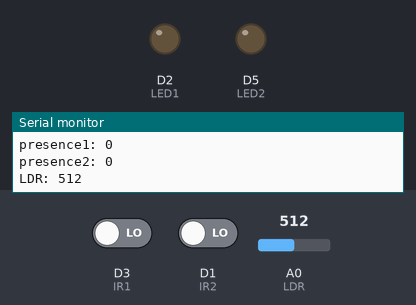
A sketch run on a simulated ESP8266 (NodeMCU). Shown: output pins drawn as LEDs (lit = HIGH), the last lines printed to the serial monitor. Inputs (shaded band) come from the test bench; at power-on: A0 (LDR) = 512, D3 (IR1) LOW, D1 (IR2) LOW. WiFi joins after 1.5 s; servers stay silent unless stated; the local clock reads 2024-03-15 10:24:30 at power-on unless the sketch sets it; no MQTT or app messages arrive unless stated.

Above: at 6.2 s.
6.3 s: A0 (LDR) set to 96
9.2 s: A0 (LDR) set to 84
At 11.7 s:
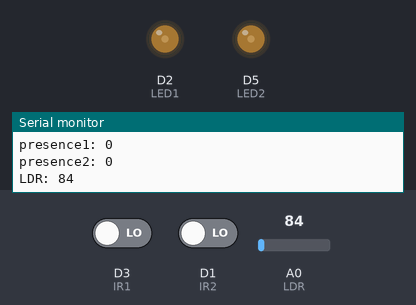
12.5 s: D3 (IR1) driven HIGH
At 15.2 s:
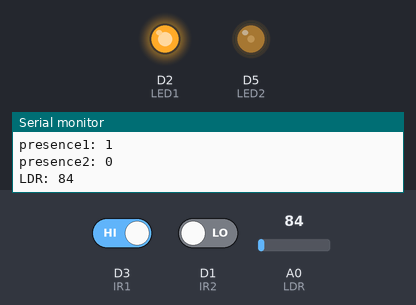
15.5 s: D1 (IR2) driven HIGH
At 17.6 s:
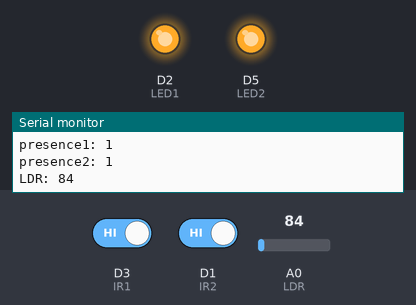
Timing chart, 0 to 24.5 s (numbered marks = the images above; inputs shaded):
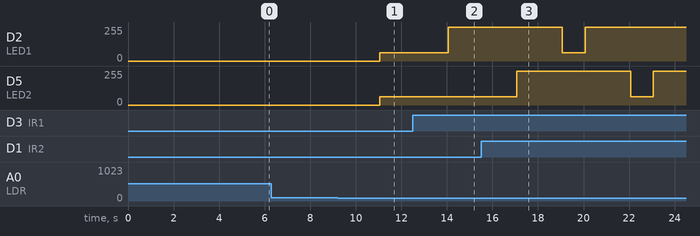

The sketch:

SmartLight.ino
```cpp
#include <ESP8266WiFi.h>
#include <WiFiClientSecure.h>
#include <PubSubClient.h>
#include <ArduinoJson.h>
#include <time.h>
#include "secrets.h"

#define TIME_ZONE -3

#define LDR A0
#define LED1 D2
#define LED2 D5
#define IR1 D3
#define IR2 D1

unsigned long lastMillis = 0;
unsigned long previousMillis = 0;
const long period = 5000;
bool light = false;
bool light2 = false;
bool presence1 = false;
bool presence2 = false;
unsigned long time_turned_on = 0;
unsigned long time_turned_on2 = 0;
int LDRValue = 0;

#define AWS_IOT_PUBLISH_TOPIC   "esp8266/pub"
#define AWS_IOT_SUBSCRIBE_TOPIC "esp8266/sub"

WiFiClientSecure net;

BearSSL::X509List cert(cacert);
BearSSL::X509List client_crt(client_cert);
BearSSL::PrivateKey key(privkey);

PubSubClient client(net);

time_t now;
time_t nowish = 1510592825;


void NTPConnect(void)
{
  Serial.print("Setting time using SNTP");
  configTime(TIME_ZONE * 3600, 0 * 3600, "pool.ntp.org", "time.nist.gov");
  now = time(nullptr);
  while (now < nowish)
  {
    delay(500);
    Serial.print(".");
    now = time(nullptr);
  }
  Serial.println("done!");
  struct tm timeinfo;
  gmtime_r(&now, &timeinfo);
  Serial.print("Current time: ");
  Serial.print(asctime(&timeinfo));
}


void messageReceived(char *topic, byte *payload, unsigned int length)
{
  Serial.print("Received [");
  Serial.print(topic);
  Serial.print("]: ");
  for (int i = 0; i < length; i++)
  {
    Serial.print((char)payload[i]);
  }
  Serial.println();
}


void connectAWS()
{
  delay(3000);
  WiFi.mode(WIFI_STA);
  WiFi.begin(WIFI_SSID, WIFI_PASSWORD);

  Serial.println(String("Attempting to connect to SSID: ") + String(WIFI_SSID));

  while (WiFi.status() != WL_CONNECTED)
  {
    Serial.print(".");
    delay(1000);
  }

  NTPConnect();

  net.setTrustAnchors(&cert);
  net.setClientRSACert(&client_crt, &key);

  client.setServer(MQTT_HOST, 8883);
  client.setCallback(messageReceived);


  Serial.println("Connecting to AWS IOT");

  while (!client.connect(THINGNAME))
  {
    Serial.print(".");
    delay(1000);
  }

  if (!client.connected()) {
    Serial.println("AWS IoT Timeout!");
    return;
  }
  // Subscribe to a topic
  client.subscribe(AWS_IOT_SUBSCRIBE_TOPIC);

  Serial.println("AWS IoT Connected!");
}


void publishMessage()
{
  StaticJsonDocument<200> doc;
  doc["time"] = millis();
  doc["LDRValue"] = LDRValue;
  doc["light"] = light;
  doc["light2"] = light2;
  doc["presence1"] = presence1;
  doc["presence2"] = presence2;
  char jsonBuffer[512];
  serializeJson(doc, jsonBuffer); // print to client

  client.publish(AWS_IOT_PUBLISH_TOPIC, jsonBuffer);
}


void setup()
{
  Serial.begin(115200);

  connectAWS();

  pinMode(LED1, OUTPUT);
  pinMode(LED2, OUTPUT);
  pinMode(IR1, INPUT);
  pinMode(IR2, INPUT);
  pinMode(LDR, INPUT);
}


void loop()
{
  LDRValue = analogRead(LDR);
  presence1 = digitalRead(IR1);
  presence2 = digitalRead(IR2);

  Serial.print("presence1: ");
  Serial.println(presence1);

  Serial.print("presence2: ");
  Serial.println(presence2);

  Serial.print("LDR: ");
  Serial.println(LDRValue);

  delay(1000);

  if (LDRValue > 90) {
      analogWrite(LED1, 0);
      analogWrite(LED2, 0);
      light = false;
      light2 = false;
  } else {
    if (presence1 == HIGH && light == false) {
      light = true;
      time_turned_on = millis();
      analogWrite(LED1, 255);
    } else if (light == false) {
      analogWrite(LED1, 63);
    }

    if (light == true && millis() - time_turned_on > period) {
      light = false;
      analogWrite(LED1, 63);
    }

    if (presence2 == HIGH && light2 == false) {
      light2 = true;
      time_turned_on2 = millis();
      analogWrite(LED2, 255);
    } else if (light2 == false) {
      analogWrite(LED2, 63);
    }

    if (light2 == true && millis() - time_turned_on2 > period) {
      light2 = false;
      analogWrite(LED2, 63);
    }
  }

  now = time(nullptr);

  if (!client.connected())
  {
    connectAWS();
  }
  else
  {
    client.loop();
    if (millis() - lastMillis > 5000)
    {
      lastMillis = millis();
      publishMessage();
    }
  }
}
```

Secrets.template.h
```cpp
#include <pgmspace.h>

#define SECRET

const char WIFI_SSID[] = "URIEL_2G";
const char WIFI_PASSWORD[] = "adalto123";

#define THINGNAME "smart_lighting"

int8_t TIME_ZONE = -3;

const char MQTT_HOST[] = "a1h1t59vb37zb0-ats.iot.us-east-1.amazonaws.com";

static const char cacert[] PROGMEM = R"EOF(
-----BEGIN CERTIFICATE-----
MIIDQTCCAimgAwIBAgITBmyfz5m/jAo54vB4ikPmljZbyjANBgkqhkiG9w0BAQsF
ADA5MQswCQYDVQQGEwJVUzEPMA0GA1UEChMGQW1hem9uMRkwFwYDVQQDExBBbWF6
b24gUm9vdCBDQSAxMB4XDTE1MDUyNjAwMDAwMFoXDTM4MDExNzAwMDAwMFowOTEL
MAkGA1UEBhMCVVMxDzANBgNVBAoTBkFtYXpvbjEZMBcGA1UEAxMQQW1hem9uIFJv
b3QgQ0EgMTCCASIwDQYJKoZIhvcNAQEBBQADggEPADCCAQoCggEBALJ4gHHKeNXj
ca9HgFB0fW7Y14h29Jlo91ghYPl0hAEvrAIthtOgQ3pOsqTQNroBvo3bSMgHFzZM
9O6II8c+6zf1tRn4SWiw3te5djgdYZ6k/oI2peVKVuRF4fn9tBb6dNqcmzU5L/qw
IFAGbHrQgLKm+a/sRxmPUDgH3KKHOVj4utWp+UhnMJbulHheb4mjUcAwhmahRWa6
VOujw5H5SNz/0egwLX0tdHA114gk957EWW67c4cX8jJGKLhD+rcdqsq08p8kDi1L
93FcXmn/6pUCyziKrlA4b9v7LWIbxcceVOF34GfID5yHI9Y/QCB/IIDEgEw+OyQm
jgSubJrIqg0CAwEAAaNCMEAwDwYDVR0TAQH/BAUwAwEB/zAOBgNVHQ8BAf8EBAMC
AYYwHQYDVR0OBBYEFIQYzIU07LwMlJQuCFmcx7IQTgoIMA0GCSqGSIb3DQEBCwUA
A4IBAQCY8jdaQZChGsV2USggNiMOruYou6r4lK5IpDB/G/wkjUu0yKGX9rbxenDI
U5PMCCjjmCXPI6T53iHTfIUJrU6adTrCC2qJeHZERxhlbI1Bjjt/msv0tadQ1wUs
N+gDS63pYaACbvXy8MWy7Vu33PqUXHeeE6V/Uq2V8viTO96LXFvKWlJbYK8U90vv
o/ufQJVtMVT8QtPHRh8jrdkPSHCa2XV4cdFyQzR1bldZwgJcJmApzyMZFo6IQ6XU
5MsI+yMRQ+hDKXJioaldXgjUkK642M4UwtBV8ob2xJNDd2ZhwLnoQdeXeGADbkpy
rqXRfboQnoZsG4q5WTP468SQvvG5
-----END CERTIFICATE-----
)EOF";

static const char client_cert[] PROGMEM = R"KEY(
-----BEGIN CERTIFICATE-----
MIIDWjCCAkKgAwIBAgIVANrcGAb52WUMBE5thsjlshKmzRQ7MA0GCSqGSIb3DQEB
CwUAME0xSzBJBgNVBAsMQkFtYXpvbiBXZWIgU2VydmljZXMgTz1BbWF6b24uY29t
IEluYy4gTD1TZWF0dGxlIFNUPVdhc2hpbmd0b24gQz1VUzAeFw0yMzA4MjMyMjAy
MTdaFw00OTEyMzEyMzU5NTlaMB4xHDAaBgNVBAMME0FXUyBJb1QgQ2VydGlmaWNh
dGUwggEiMA0GCSqGSIb3DQEBAQUAA4IBDwAwggEKAoIBAQC6iyYj/BCIg0Qs34c0
y77GCXiOJQm+WUp9EKMcM4CqS2TpyUMVQfADAGNSketLuSiTPZ5ocplzqK0W5WPM
7jGVIY7eKnsWcy71Qat3JO72waPRW6+US2xdl/biB1L/g8Efl5vAT1Kt7+L0NA5Y
9pTxdeL+5wb0NBZ8KAkmztMeJE1fgWRPOvkDaLI7epLLmI1zQokZOIvcs84PtSPB
eVafgzLTElDe9DIKJ7tdZJA6cyqzDbgPnVwS8QQ1YwsxJ3vUCOi4/8szwWqBXBBx
8OeHdtwgbgtEYrcpaaFlAlXqMMaRQp1SfcCIX/Jaq0eVrFMNX9HsSgGvN1oRsKEE
uMKlAgMBAAGjYDBeMB8GA1UdIwQYMBaAFB/uV88jY6D8smToX33wy52iOqsdMB0G
A1UdDgQWBBTdhqIMFVQp2D5CjptrvYvPeDv3aTAMBgNVHRMBAf8EAjAAMA4GA1Ud
DwEB/wQEAwIHgDANBgkqhkiG9w0BAQsFAAOCAQEAOn3azLMljpmDBSlaSqfxexUX
wFOhV67KVQzMAFGfWTlkfw7UGcrnhwkFsPmKYWuTPJAb9mBdnuhEkfgyNaVw1xT+
+j8n4lwzCRWAgM5X33l6JwQNib+SkxLfzwkpQf3sEJ+gUxKBUXbxnBE/dDhacIzE
GCBOMSPUWxY67rhndfCAZcsUbmBu05zbVDCFlSiOscRObEJe2Tv3Cv3/XOjmhORM
TdNSACuV6O7KP3EPbsLBryaTtm3jjYFf58NyS/HTne2SuPmt+4WBdHpSASmSUlKC
cxxmmsKSQEZktNrAPTuDUYFX+2GWB7cTvMJmrb7SA5dwLPJqb4UGAXQYMB7omA==
-----END CERTIFICATE-----

)KEY";

static const char privkey[] PROGMEM = R"KEY(
-----BEGIN RSA PRIVATE KEY-----
MIIEowIBAAKCAQEAuosmI/wQiINELN+HNMu+xgl4jiUJvllKfRCjHDOAqktk6clD
FUHwAwBjUpHrS7kokz2eaHKZc6itFuVjzO4xlSGO3ip7FnMu9UGrdyTu9sGj0Vuv
lEtsXZf24gdS/4PBH5ebwE9Sre/i9DQOWPaU8XXi/ucG9DQWfCgJJs7THiRNX4Fk
Tzr5A2iyO3qSy5iNc0KJGTiL3LPOD7UjwXlWn4My0xJQ3vQyCie7XWSQOnMqsw24
D51cEvEENWMLMSd71AjouP/LM8FqgVwQcfDnh3bcIG4LRGK3KWmhZQJV6jDGkUKd
Un3AiF/yWqtHlaxTDV/R7EoBrzdaEbChBLjCpQIDAQABAoIBAF+/KDZ0HHBVH9sA
aD97DFJNbilXbWbcIdWLgozpCnNd+0/b06jHjU+dFV2+M81MHj1k9TebCpRI0X7d
Apqe76gh71is6Tyepk2QBVhEBrt0rIa6zqYJCHgJldhx9fHcSHXUtUbB8CgC5rR9
O5gCCHTfE0HOhs01Jw1W50uaANaI3um/YALKhXbsU6fP9cbFW6iLEJeDv/omqOgo
5Cj/VqYSF23q9bEuEqrEgqLlA6NaXHRrPw+h3aUK+8u7HoJlFBlLw+g2dQWEb0FD
6oLTETgT+dLVAdQegLIdb/7XLqK21eKa2yChZ0d2NnF7yOEY3Nw4FaX+JafCZaZg
yMLeo4kCgYEA5a+u8B4MDNxOGQjwXrvXUl7zE7V6W2MgsHRTg7IP9uaXGq2CtzaM
K3uYf+rhjtawnHPWZlFmIQtHTKNnvu5XckaQNChccrnIm7j8yz+L1GXefoGU7EXu
EIpSlD5qDgTNYUry78RS3imhWdQ8dY76UFUjiPAQaGrDH8eCHGvKcxMCgYEAz+op
WgqYJHlnoHy20aNEVxYliBd37wK5pZlrXTnlnARKWIfuN1hYp1gHgxyblUXho14Z
/hzh8DJ5eciC1of6vkw4erIDwrAd4UNc+UEWEBQOAjaElErwJZrELD6yHVq+ytzy
WHWU7cd30cXuw65ucgl2TuAJmD+RVaLDkT+icmcCgYBQSs/+xKI1xLXQbp2IoGWv
N94Fn8U8OTTuOlwPh6mpCAb+nnU5kuoBMV2oKfXbtxVaO+xRLFdlacns8pqL1knf
eudiNFHNEUEdntdQPdCl2U6kLqxexDtqsNAZXpA4gllBj6/JPXoyi58KBfV0qxy6
BGk9r54swlWfwGCtisjk3QKBgQDB4TDIZyKyuIdaj5GHccETmHJNMt1DAv6NHsCQ
gaHMV+/gGHmaIIcjHaJ7r9yhWTXsup5waQyDiP3gA4uGc+ztMXRlbcS18rcaTU/Q
mtHxElJx29bL1gmUd3rBa4F6gBl0YI6Y0KSdCql/8xwQW4NgUdSB/sbTs0taWNoX
gwh/twKBgB4orut/peYQXzlFGXOnmnNybENMjeGJlYXl+H6eu3+0kZvycrrr+jHg
IyGkLWwlz2vEk94spRLa1kYvd0f3pNENXK9afuj7CWTKiKrvwwt/a61bsfrmVezb
dj4BddN+7oM60boIJJn60wv9QWwCRwoAA11/Y174E8SJ/Ejbt+Ma
-----END RSA PRIVATE KEY-----

)KEY";
```

Measured:
- the behaviour switches between 91 and 90 on A0 (LDR) (found by bisection; images 0 and 1)
- after the input at 9.2 s, D2 (LED1), D5 (LED2): 0/255 → 63/255 after 1.9 s
- after the input at 12.5 s, D2 (LED1): 63/255 → 255/255 after 1.6 s
- after the input at 15.5 s, D5 (LED2): 63/255 → 255/255 after 1.6 s, → 63/255 5.0 s later, → 255/255 1.0 s later
